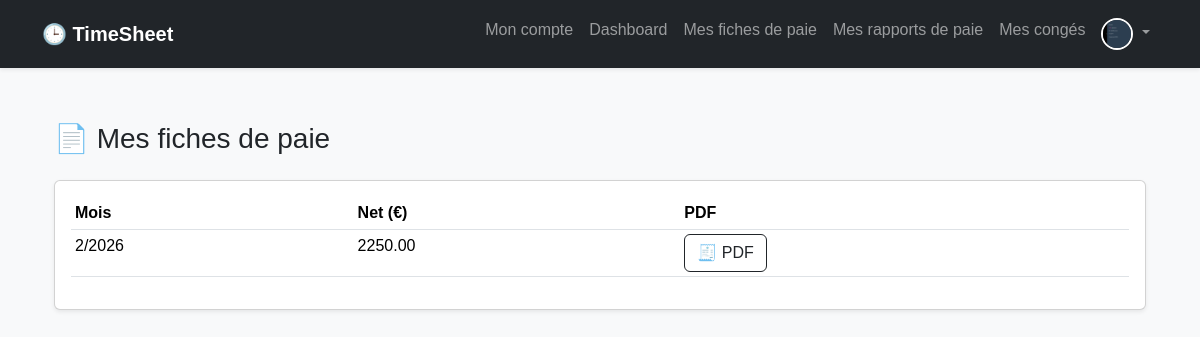
The app's page /user/payslips/ (signed in) with its own data.
### models.py (models this page shows, shortened)
class User(UserMixin, db.Model):
    id = db.Column(db.Integer, primary_key=True)
    nom = db.Column(db.String(100), nullable=False)
    prenom = db.Column(db.String(100), nullable=False)
    email = db.Column(db.String(120), unique=True, nullable=False)
    password_hash = db.Column(db.String(200), nullable=False)
    role = db.Column(db.String(20))  # admin, manager, consultant
    manager_id = db.Column(db.Integer, db.ForeignKey('user.id'))
    manager = db.relationship('User', remote_side=[id])
    project_id = db.Column(db.Integer, db.ForeignKey('project.id'))
    project = db.relationship('Project')
    must_change_password = db.Column(db.Boolean, default=True)
    profile_image = db.Column(db.String(255), default=None)  # chemin vers l'image de profil

class Payroll(db.Model):
    id = db.Column(db.Integer, primary_key=True)
    user_id = db.Column(db.Integer, db.ForeignKey('user.id'), nullable=False)
    month = db.Column(db.Integer, nullable=False)
    year = db.Column(db.Integer, nullable=False)
    base_salary = db.Column(db.Float, nullable=False)
    overtime_pay = db.Column(db.Float, default=0)
    bonus = db.Column(db.Float, default=0)
    deductions = db.Column(db.Float, default=0)   # absences, penalties, taxes
    taxes = db.Column(db.Float, default=0)
    social_security = db.Column(db.Float, default=0)
    net_salary = db.Column(db.Float, nullable=False)
    status = db.Column(db.String(20), default="generated")
    generated_at = db.Column(db.DateTime, default=datetime.utcnow)

### routes/user.py (the view)
@user_bp.route('/payslips/')
@login_required
def user_payslips():
    payslips = Payroll.query.filter_by(
        user_id=current_user.id).all()
    return render_template('user/payslips.html', payslips=payslips)

### app.py (called while the page is built)
@login_manager.user_loader
def load_user(user_id):
    return User.query.get(int(user_id))

### templates/user/payslips.html (shortened to what this page needs)
{% extends "base.html" %}
{% block content %}
<div class="container">
<h3 class="mb-4">📄 Mes fiches de paie</h3>
<div class="card shadow-sm">
<div class="card-body">
<table class="table table-sm">
<thead>
<tr>
  <th>Mois</th>
  <th>Net (€)</th>
  <th>PDF</th>
</tr>
</thead>
<tbody>
{% for p in payslips %}
<tr>
  <td>{{ p.month }}/{{ p.year }}</td>
  <td>{{ "%.2f"|format(p.net_salary) }}</td>
   <td>
   <a href="/admin/generate-payslip/{{ p.user_id }}/{{ p.month }}/{{ p.year }}"
        class="btn btn-outline-dark">
      🧾 PDF
    </a>
  </td>
</tr>
{% endfor %}
</tbody>
</table>
</div>
</div>
</div>
{% endblock %}

### templates/base.html (shortened to what this page needs)
<!DOCTYPE html>
<html lang="fr">
<head>
    <link href="https://cdn.jsdelivr.net/npm/bootstrap@5.3.2/dist/css/bootstrap.min.css" rel="stylesheet">
    <link rel="stylesheet" href="{{ url_for('static', filename='style.css') }}">
</head>
<body class="bg-light">
<nav class="navbar navbar-expand-lg navbar-dark bg-dark shadow-sm">
  <div class="container">
    <a class="navbar-brand fw-bold" href="#">
        🕒 TimeSheet
    </a>
    {% if current_user.is_authenticated %}
    <div class="collapse navbar-collapse" id="navbarNav">
      <ul class="navbar-nav ms-auto">
        {% if current_user.is_authenticated %}
          {% if current_user.role == 'admin' %}
            <li class="nav-item">
              <a class="nav-link" href="{{ url_for('admin.dashboard') }}">Dashboard</a>
            </li>
            <li class="nav-item">
              <a class="nav-link" href="{{ url_for('admin.manage_users') }}">Gérer utilisateurs</a>
            </li>
            <!-- <li class="nav-item">
              <a class="nav-link" href="/admin/timesheet">Feuille de Temps</a>
            </li> -->
            <li class="nav-item">
              <a class="nav-link" href="{{ url_for('admin.create_user') }}">Créer utilisateur</a>
            </li>
             <li class="nav-item">
              <a class="nav-link" href="{{ url_for('admin.manage_vacations') }}">Congés</a>
            </li>
          {% else %}
            <li class="nav-item">
              <a class="nav-link" href="{{ url_for('user.user_profile') }}">Mon compte</a>
            </li>
            <li class="nav-item">
              <a class="nav-link" href="{{ url_for('user.user_dashboard') }}">Dashboard</a>
            </li>
            <li class="nav-item">
              <a class="nav-link" href="{{ url_for('user.user_payroll') }}">Mes fiches de paie</a>
            </li>
            <li class="nav-item">
              <a class="nav-link" href="{{ url_for('user.user_payslips') }}">Mes rapports de paie</a>
            </li>
            <li class="nav-item">
              <a class="nav-link" href="{{ url_for('user.user_vacation') }}">Mes congés</a>
            </li>
          {% endif %}
          <li class="nav-item dropdown">
            <a class="nav-link dropdown-toggle" href="#" id="profileDropdown" role="button" data-bs-toggle="dropdown" aria-expanded="false">
              <img src="{{ url_for('static', filename='profile_images/' + (current_user.profile_image or 'default.png')) }}"
                   alt="Profile" class="navbar-profile-img rounded-circle" width="32" height="32">
            </a>
          </li>
        {% else %}
          <li class="nav-item">
            <a class="nav-link" href="/">Accueil</a>
          </li>
        {% endif %}
      </ul>
    </div>
    {% endif %}
  </div>
</nav>
<body>
<main class="container my-4">
    {% block content %}{% endblock %}
</main>
</body>
</html>

### static/style.css (style rules this page uses)
body { font-family: Arial, sans-serif; background-color: #f5f6fa; margin: 0; padding: 0; }
main { padding: 30px; }
.navbar { background-color: #34495e; padding: 10px 20px; }
.navbar-profile-img { border: 2px solid #fff; cursor: pointer; transition: transform 0.2s; }

### records on screen
User: profile_image (picture)
Payroll: month "2", year "2026", net_salary "2250.00"
